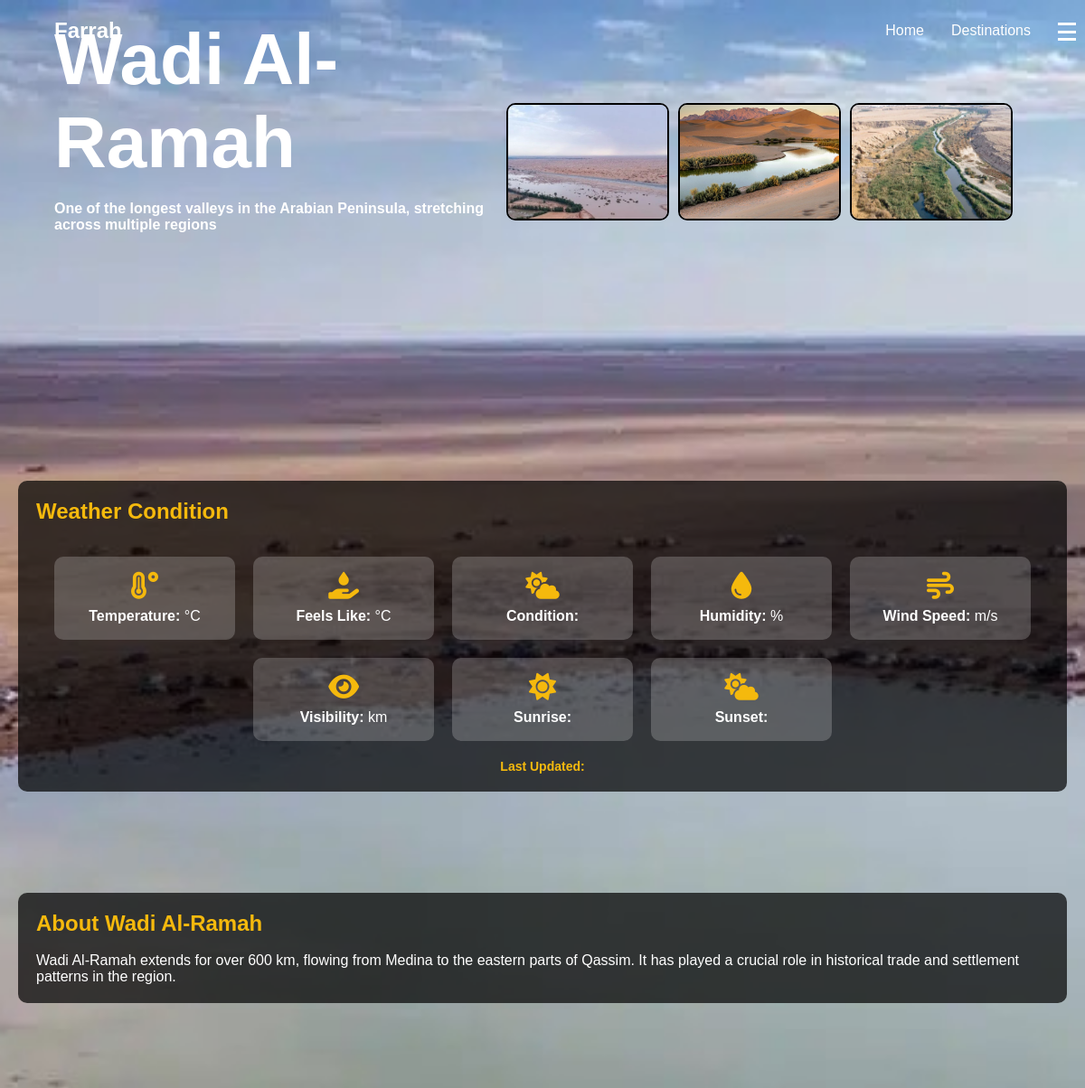
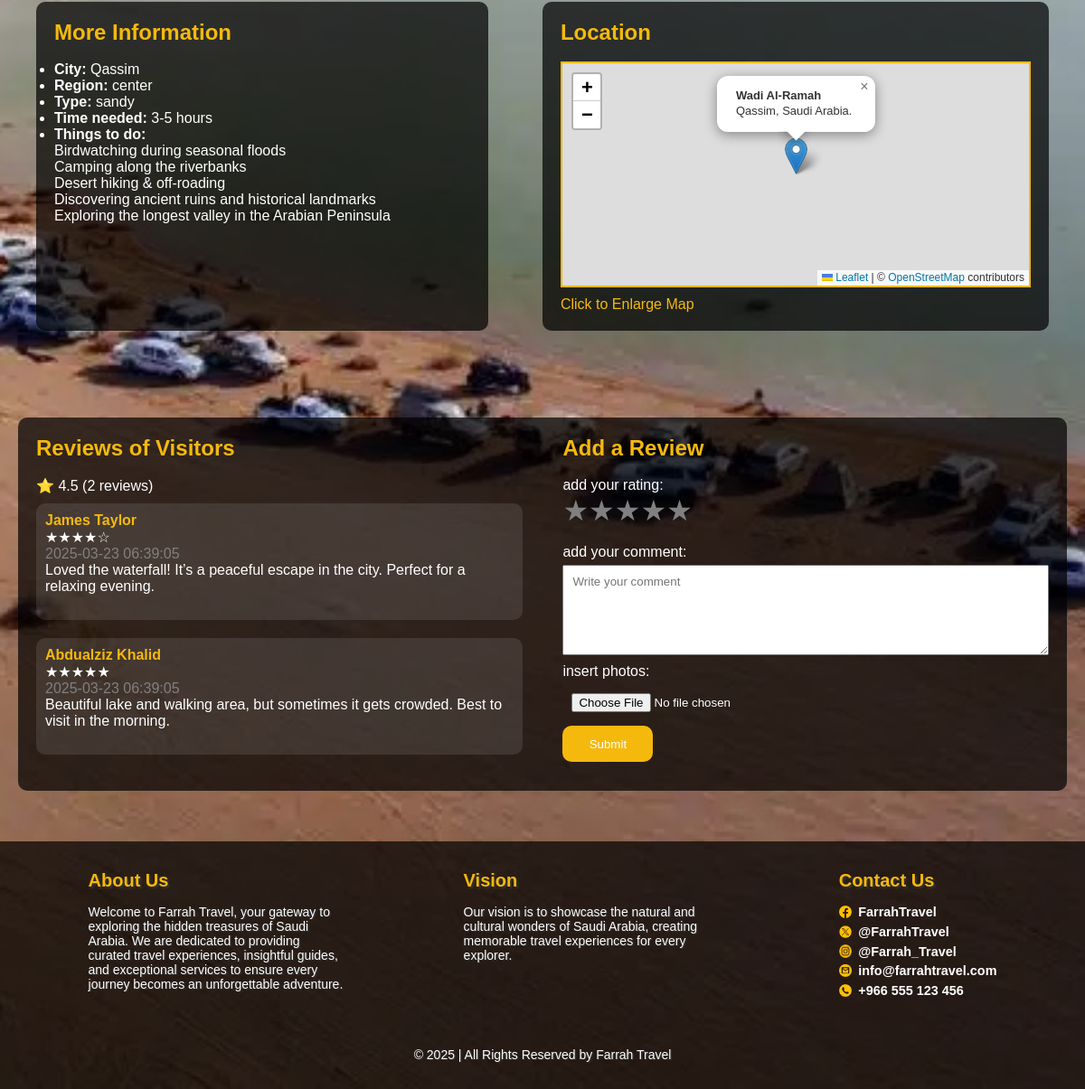
Page /DynamicDestination.php?DestinationID=12 on the committed database (2 pictures, top to bottom).
### tables this page shows
CREATE TABLE `destination` (
  `DestinationID` varchar(255) NOT NULL,
  `Name` varchar(100) NOT NULL,
  `Sentence` varchar(700) NOT NULL,
  `Latitude` float NOT NULL,
  `Longitude` float NOT NULL,
  `City` varchar(100) NOT NULL,
  `Region` varchar(100) NOT NULL,
  `Type` varchar(50) NOT NULL,
  `Description` varchar(700) NOT NULL,
  `TimeNeeded` varchar(20) NOT NULL,
  `BackgroundPhoto` varchar(800) NOT NULL
);

CREATE TABLE `destinationimage` (
  `DestinationID` varchar(255) NOT NULL,
  `DestinationImage` varchar(800) NOT NULL
);

CREATE TABLE `thingstodo` (
  `DestinationID` varchar(255) NOT NULL,
  `ThingsToDo` varchar(300) NOT NULL
);

CREATE TABLE `review` (
  `ReviewID` int(11) NOT NULL,
  `UserID` varchar(255) NOT NULL,
  `DestinationID` varchar(255) NOT NULL,
  `Rating` int(11) NOT NULL,
  `Comment` varchar(400) DEFAULT NULL,
  `Date` timestamp NOT NULL DEFAULT CURRENT_TIMESTAMP
);

CREATE TABLE `user` (
  `UserID` varchar(255) NOT NULL,
  `Name` varchar(50) NOT NULL,
  `PhoneNumber` varchar(15) NOT NULL,
  `Email` varchar(100) NOT NULL,
  `Password` varchar(255) NOT NULL
);

### DynamicDestination.php (the view, shortened to what this page needs)
<?php
include 'db.php';
$destinationID = isset($_GET['DestinationID']) ? $_GET['DestinationID'] : '';
$query = "SELECT * FROM destination WHERE DestinationID = ?";
$stmt = $conn->prepare($query);
$stmt->bind_param("s", $destinationID);
$stmt->execute();
$result = $stmt->get_result();
$destination = $result->fetch_assoc();
$queryImages = "SELECT DestinationImage FROM destinationimage WHERE DestinationID = ?";
$stmt = $conn->prepare($queryImages);
$stmt->bind_param("i", $destinationID);
$stmt->execute();
$resultImages = $stmt->get_result();
$images = $resultImages->fetch_all(MYSQLI_ASSOC);
$queryThings = "SELECT ThingsToDo FROM thingstodo WHERE DestinationID = ?";
$stmt = $conn->prepare($queryThings);
$stmt->bind_param("i", $destinationID);
$stmt->execute();
$resultThings = $stmt->get_result();
$thingsToDo = $resultThings->fetch_all(MYSQLI_ASSOC);
$destinationID = isset($_GET['DestinationID']) ? $_GET['DestinationID'] : '';
$queryReviews = "SELECT r.*, u.Name FROM review r
                 JOIN user u ON r.UserID = u.UserID
                 WHERE r.DestinationID = ? ORDER BY r.Date DESC";
$stmt = $conn->prepare($queryReviews);
$stmt->bind_param("i", $destinationID);
$stmt->execute();
$resultReviews = $stmt->get_result();
$reviews = $resultReviews->fetch_all(MYSQLI_ASSOC);
$totalReviews = count($reviews);
$averageRating = $totalReviews ? array_sum(array_column($reviews, 'Rating')) / $totalReviews : 0;
?>
<!DOCTYPE html>
<html lang="en">
<head>
  <link rel="stylesheet" href="css/DestnitionStyle.css">
  <link rel="stylesheet" href="https://cdnjs.cloudflare.com/ajax/libs/font-awesome/6.4.2/css/all.min.css">
  <link rel="stylesheet" href="https://unpkg.com/leaflet@1.7.1/dist/leaflet.css" />
</head>
<body>
  <div class="slidebar-btn" id="slidebarBtn">
    <span class="bar"></span>
    <span class="bar"></span>
    <span class="bar"></span>
  </div>
  <header>
    <div class="header-left">
      <div class="logo">Farrah</div>
    </div>
    <nav>
      <ul>
        <li><a href="Home.html">Home</a></li>
        <li><a href="Destnition.html">Destinations</a></li>
      </ul>
    </nav>
  </header>
  <div class="background">
    <div class="overlay"></div>
  </div>
  <div class="destination-header">
    <div class="destination-info">
      <h1><?php echo htmlspecialchars($destination['Name']); ?></h1><br>
      <p><strong><?php echo htmlspecialchars($destination['Sentence']); ?></strong></p>
    </div>
    <div class="destination-images photo-container1">
      <?php
$i = 1;
foreach ($images as $img) { ?>
      <img class="review-photo1" src="<?php echo htmlspecialchars($img['DestinationImage']); ?>" alt="Destination Image" onclick="openModal('photo<?php echo $i; ?>')">
    <?php
    $i++;
}
?>
    </div>
  </div>
  <br><br><br><br><br><br><br><br><br><br><br><br><br>
  <div class="black-container">
    <h2 style="color: #f5b90d; text-align: center; text-align: left;">Weather Condition</h2> <br><br>
    <div class="weather-cards">
      <div class="weather-card">
        <i class="fas fa-temperature-high"></i>
        <p><strong>Temperature:</strong> <span id="temperature"></span>°C</p>
      </div>
      <div class="weather-card">
        <i class="fas fa-hand-holding-water"></i>
        <p><strong>Feels Like:</strong> <span id="feelsLike"></span>°C</p>
      </div>
      <div class="weather-card">
        <i class="fas fa-cloud-sun"></i>
        <p><strong>Condition:</strong> <span id="condition"></span></p>
      </div>
      <div class="weather-card">
        <i class="fas fa-tint"></i>
        <p><strong>Humidity:</strong> <span id="humidity"></span>%</p>
      </div>
      <div class="weather-card">
        <i class="fas fa-wind"></i>
        <p><strong>Wind Speed:</strong> <span id="windSpeed"></span> m/s</p>
      </div>
      <div class="weather-card">
        <i class="fas fa-eye"></i>
        <p><strong>Visibility:</strong> <span id="visibility"></span> km</p>
      </div>
      <div class="weather-card">
        <i class="fas fa-sun"></i>
        <p><strong>Sunrise:</strong> <span id="sunrise"></span></p>
      </div>
      <div class="weather-card">
        <i class="fas fa-cloud-sun"></i>
        <p><strong>Sunset:</strong> <span id="sunset"></span></p>
      </div>
    </div>
    <h2 class="last-updated">Last Updated: <span id="lastUpdated"></span></h2>
  </div>
  <br><br><br><br>
  <div class="black-container">
    <h2 style="color: #f5b90d;">About <?php echo htmlspecialchars($destination['Name']); ?></h2> <br>
    <p><?php echo htmlspecialchars($destination['Description']); ?></p>
  </div>
  <br><br>
  <div class="info-map-container">
    <div class="black-container info">
      <h2 style="color: #f5b90d;">More Information</h2> <br>
      <ul>
        <li><strong>City:</strong> <?php echo htmlspecialchars($destination['City']); ?> </li>
        <li><strong>Region:</strong> <?php echo htmlspecialchars($destination['Region']); ?></li>
        <li><strong>Type:</strong> <?php echo htmlspecialchars($destination['Type']); ?></li>
        <li><strong>Time needed:</strong> <?php echo htmlspecialchars($destination['TimeNeeded']); ?></li>
        <li><strong>Things to do:</strong>
          <?php foreach ($thingsToDo as $thing) { ?>
            <pre><?php echo htmlspecialchars($thing['ThingsToDo']); ?></pre>
        <?php } ?>
      </ul>
    </div>
    <div class="black-container map-container">
      <h2 class="map-title">
        <pre>Location                                                               </pre>
      </h2><br>
      <div id="map" class="map-preview"></div>
      <a href="#" id="enlargeMapLink" class="enlarge-map-link">Click to Enlarge Map</a>
    </div>
  </div>
  <br><br>
  <div class="black-container reviews-container">
    <div class="reviews">
        <h2 style="color: #f5b90d;">Reviews of Visitors</h2><br>
        <div class="ratings">
            <p>⭐ <?php echo number_format($averageRating, 1); ?> (<?php echo $totalReviews; ?> reviews)</p>
        </div>
        <?php if ($totalReviews > 0) { ?>
            <?php foreach ($reviews as $review) { ?>
                <div class="review">
                    <p><strong style="color: #f5b90d;"><?php echo htmlspecialchars($review['Name']); ?></strong><br>
                    <?php echo str_repeat('★', $review['Rating']) . str_repeat('☆', 5 - $review['Rating']); ?><br>
                    <span class="date"><?php echo htmlspecialchars($review['Date']); ?></span></p>
                    <p><?php echo htmlspecialchars($review['Comment']); ?></p><br>
                </div>
            <?php } ?>
        <?php } else { ?>
            <p>No reviews yet. Be the first to leave a review!</p>
        <?php } ?>
    </div>
    <div class="add-review">
        <form action="DynamicDestination.php?DestinationID=<?php echo $destinationID; ?>" method="post" enctype="multipart/form-data">
            <h2 style="color: #f5b90d;">Add a Review</h2><br>
            <p>add your rating:</p>
            <div class="star-rating">
                <span class="star" data-value="1">&#9733;</span>
                <span class="star" data-value="2">&#9733;</span>
                <span class="star" data-value="3">&#9733;</span>
                <span class="star" data-value="4">&#9733;</span>
                <span class="star" data-value="5">&#9733;</span>
            </div><br>
            <p>add your comment:</p>
            <textarea name="comment" class="comment" placeholder="Write your comment"></textarea>
            <p>insert photos:</p>
            <input type="file" name="photo">
            <button type="submit" id="submit">Submit</button>
        </form>
    </div>
</div>
  <br><br>
  <footer id="footer" class="footer">
    <div class="footer-top">
      <div class="container">
        <div class="row">
          <div class="col">
            <div class="single-footer">
              <h2>About Us</h2>
              <p>
                Welcome to Farrah Travel, your gateway to exploring the hidden treasures of Saudi Arabia.
                We are dedicated to providing curated travel experiences, insightful guides, and exceptional
                services to ensure every journey becomes an unforgettable adventure.
              </p>
            </div>
          </div>
          <div class="col">
            <div class="single-footer">
              <h2>Vision</h2>
              <p>
                Our vision is to showcase the natural and cultural wonders of Saudi Arabia,
                creating memorable travel experiences for every explorer.
              </p>
            </div>
          </div>
          <div class="col">
            <h2>Contact Us</h2>
            <ul class="social">
              <li>
                <img src="images/facebook-icon.png" alt="facebook" />
                <span>FarrahTravel</span>
              </li>
              <li>
                <img src="images/x-icon.png" alt="x" />
                <span>@FarrahTravel</span>
              </li>
              <li>
                <img src="images/instagram-icon.png" alt="instagram" />
                <span>@Farrah_Travel</span>
              </li>
              <li>
                <img src="images/gmail-icon.png" alt="gmail" />
                <span>info@farrahtravel.com</span>
              </li>
              <li>
                <img src="images/phone-icon.png" alt="phone" />
                <span>+966 555 123 456</span>
              </li>
            </ul>
          </div>
        </div>
      </div>
    </div>
    <div class="copyright">
      <div class="container">
        <div class="row">
          <div class="copyright-content">
            <p>
              © 2025 | All Rights Reserved by
              <span>Farrah Travel</span>
            </p>
          </div>
        </div>
      </div>
    </div>
  </footer>
</body>
</html>

### rows in the picture
destination: Name "Wadi Al-Ramah", Sentence "One of the longest valleys in the Arabian Peninsula, stretching across multiple regions", Description "Wadi Al-Ramah extends for over 600 km, flowing from Medina to the eastern parts of Qassim. It has played a crucial role in historical trade and settlement patterns in the region.", City "Qassim", Region "center", Type "sandy", TimeNeeded "3-5 hours"
destinationimage: DestinationImage (picture)
destinationimage: DestinationImage (picture)
destinationimage: DestinationImage (picture)
thingstodo: ThingsToDo "Birdwatching during seasonal floods"
thingstodo: ThingsToDo "Camping along the riverbanks"
thingstodo: ThingsToDo "Desert hiking & off-roading"
thingstodo: ThingsToDo "Discovering ancient ruins and historical landmarks"
thingstodo: ThingsToDo "Exploring the longest valley in the Arabian Peninsula"
review: UserID.Name "James Taylor", Rating "★★★★", Rating "☆", Date "2025-03-23 06:39:05", Comment "Loved the waterfall! It’s a peaceful escape in the city. Perfect for a relaxing evening."
review: UserID.Name "Abdualziz Khalid", Rating "★★★★★", Date "2025-03-23 06:39:05", Comment "Beautiful lake and walking area, but sometimes it gets crowded. Best to visit in the morning."

### other values in the picture
$averageRating "4.5"
$totalReviews "2"
